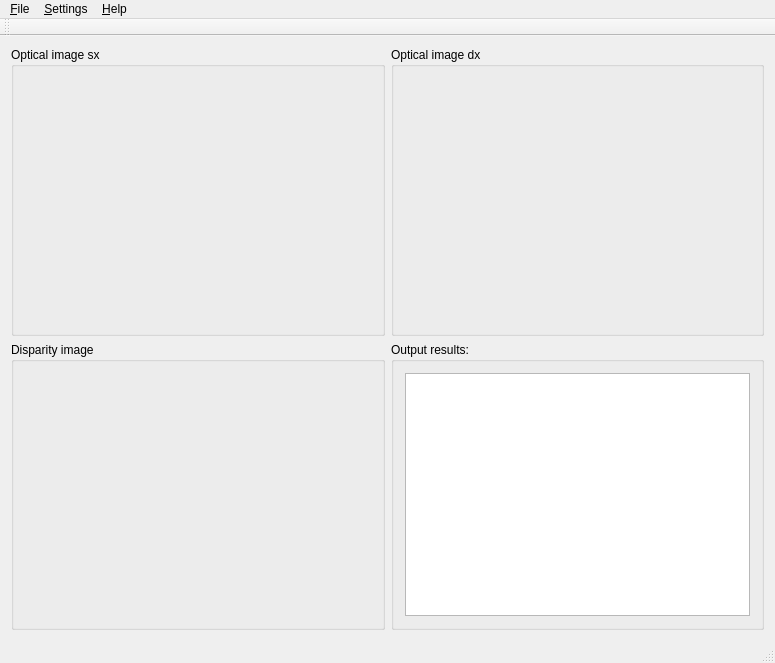
<?xml version="1.0" encoding="UTF-8"?>
<ui version="4.0">
 <class>MainWindow</class>
 <widget class="QMainWindow" name="MainWindow">
  <property name="geometry">
   <rect>
    <x>0</x>
    <y>0</y>
    <width>775</width>
    <height>663</height>
   </rect>
  </property>
  <property name="sizePolicy">
   <sizepolicy hsizetype="Expanding" vsizetype="Expanding">
    <horstretch>0</horstretch>
    <verstretch>0</verstretch>
   </sizepolicy>
  </property>
  <property name="windowTitle">
   <string>PCNProdTest</string>
  </property>
  <property name="windowIcon">
   <iconset>
    <normaloff>../../../projects/software/win_client/Eurotech.ico</normaloff>../../../projects/software/win_client/Eurotech.ico</iconset>
  </property>
  <widget class="QWidget" name="centralWidget">
   <layout class="QGridLayout" name="gridLayout_5">
    <item row="0" column="0">
     <widget class="QGroupBox" name="groupBox_imgL">
      <property name="title">
       <string>Optical image sx</string>
      </property>
      <layout class="QGridLayout" name="gridLayout">
       <item row="0" column="0">
        <widget class="QLabel" name="label_imgL">
         <property name="text">
          <string/>
         </property>
         <property name="scaledContents">
          <bool>false</bool>
         </property>
         <property name="alignment">
          <set>Qt::AlignCenter</set>
         </property>
        </widget>
       </item>
      </layout>
     </widget>
    </item>
    <item row="0" column="1">
     <widget class="QGroupBox" name="groupBox_imgR">
      <property name="title">
       <string>Optical image dx</string>
      </property>
      <layout class="QGridLayout" name="gridLayout_2">
       <item row="0" column="0">
        <widget class="QLabel" name="label_imgR">
         <property name="text">
          <string/>
         </property>
         <property name="scaledContents">
          <bool>false</bool>
         </property>
         <property name="alignment">
          <set>Qt::AlignCenter</set>
         </property>
        </widget>
       </item>
      </layout>
     </widget>
    </item>
    <item row="1" column="0">
     <widget class="QGroupBox" name="groupBox_imgDSP">
      <property name="title">
       <string>Disparity image</string>
      </property>
      <layout class="QGridLayout" name="gridLayout_3">
       <item row="0" column="0">
        <widget class="QLabel" name="label_imgDSP">
         <property name="text">
          <string/>
         </property>
         <property name="scaledContents">
          <bool>false</bool>
         </property>
         <property name="alignment">
          <set>Qt::AlignCenter</set>
         </property>
        </widget>
       </item>
      </layout>
     </widget>
    </item>
    <item row="1" column="1">
     <widget class="QGroupBox" name="groupBox_Result">
      <property name="title">
       <string>Output results:</string>
      </property>
      <layout class="QGridLayout" name="gridLayout_4">
       <item row="0" column="0">
        <widget class="QTextEdit" name="textEdit_Log">
         <property name="sizePolicy">
          <sizepolicy hsizetype="Preferred" vsizetype="Preferred">
           <horstretch>0</horstretch>
           <verstretch>0</verstretch>
          </sizepolicy>
         </property>
         <property name="readOnly">
          <bool>true</bool>
         </property>
        </widget>
       </item>
      </layout>
     </widget>
    </item>
   </layout>
  </widget>
  <widget class="QMenuBar" name="menuBar">
   <property name="geometry">
    <rect>
     <x>0</x>
     <y>0</y>
     <width>775</width>
     <height>20</height>
    </rect>
   </property>
   <widget class="QMenu" name="menu_File">
    <property name="title">
     <string>&amp;File</string>
    </property>
    <addaction name="actionExit"/>
   </widget>
   <widget class="QMenu" name="menu_Help">
    <property name="title">
     <string>&amp;Help</string>
    </property>
    <addaction name="actionAbout"/>
   </widget>
   <widget class="QMenu" name="menuSettings">
    <property name="title">
     <string>&amp;Settings</string>
    </property>
    <addaction name="actionSettings"/>
   </widget>
   <addaction name="menu_File"/>
   <addaction name="menuSettings"/>
   <addaction name="menu_Help"/>
  </widget>
  <widget class="QToolBar" name="mainToolBar">
   <attribute name="toolBarArea">
    <enum>TopToolBarArea</enum>
   </attribute>
   <attribute name="toolBarBreak">
    <bool>false</bool>
   </attribute>
  </widget>
  <widget class="QStatusBar" name="statusBar"/>
  <action name="actionExit">
   <property name="enabled">
    <bool>true</bool>
   </property>
   <property name="text">
    <string>Exit</string>
   </property>
   <property name="shortcut">
    <string>Ctrl+Q</string>
   </property>
  </action>
  <action name="actionAbout">
   <property name="enabled">
    <bool>true</bool>
   </property>
   <property name="icon">
    <iconset resource="main.qrc">
     <normaloff>:/oxygen/WindowIcon/Eurotech.ico</normaloff>:/oxygen/WindowIcon/Eurotech.ico</iconset>
   </property>
   <property name="text">
    <string>About</string>
   </property>
   <property name="shortcut">
    <string>Ctrl+I</string>
   </property>
  </action>
  <action name="actionSettings">
   <property name="icon">
    <iconset resource="main.qrc">
     <normaloff>:/oxygen/32x32/actions/tool.png</normaloff>:/oxygen/32x32/actions/tool.png</iconset>
   </property>
   <property name="text">
    <string>Set parameters</string>
   </property>
   <property name="shortcut">
    <string>Ctrl+T</string>
   </property>
  </action>
 </widget>
 <layoutdefault spacing="6" margin="11"/>
 <resources>
  <include location="main.qrc"/>
 </resources>
 <connections/>
</ui>
